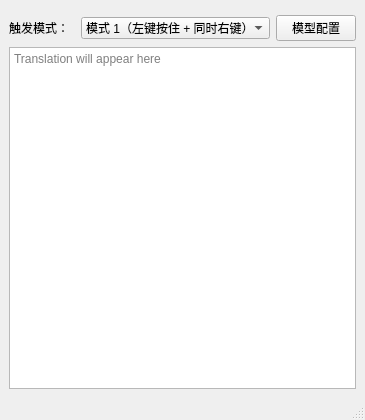
<?xml version="1.0" encoding="UTF-8"?>
<ui version="4.0">
 <class>MainWindow</class>
 <widget class="QMainWindow" name="MainWindow">
  <property name="geometry">
   <rect>
    <x>0</x>
    <y>0</y>
    <width>365</width>
    <height>420</height>
   </rect>
  </property>
  <property name="windowTitle">
   <string>Mini Translator</string>
  </property>
  <widget class="QWidget" name="centralwidget">
   <layout class="QVBoxLayout" name="verticalLayout">
    <item>
     <widget class="MyTextEdit" name="sourceTextEdit" native="true">
      <property name="placeholderText" stdset="0">
       <string>Enter text to translate...</string>
      </property>
     </widget>
    </item>
    <item>
     <layout class="QHBoxLayout" name="modeLayout">
      <item>
       <widget class="QLabel" name="modeLabel">
        <property name="text">
         <string>触发模式：</string>
        </property>
       </widget>
      </item>
      <item>
       <widget class="QComboBox" name="modeComboBox">
        <item>
         <property name="text">
          <string>模式 1（左键按住 + 同时右键）</string>
         </property>
        </item>
        <item>
         <property name="text">
          <string>模式 2（暂不支持）</string>
         </property>
        </item>
       </widget>
      </item>
      <item>
       <widget class="QPushButton" name="modelConfigButton">
        <property name="text">
         <string>模型配置</string>
        </property>
       </widget>
      </item>
     </layout>
    </item>
    <item>
     <widget class="QTextEdit" name="resultTextEdit">
      <property name="readOnly">
       <bool>true</bool>
      </property>
      <property name="placeholderText">
       <string>Translation will appear here</string>
      </property>
     </widget>
    </item>
   </layout>
  </widget>
  <widget class="QStatusBar" name="statusbar"/>
 </widget>
 <customwidgets>
  <customwidget>
   <class>MyTextEdit</class>
   <extends>QWidget</extends>
   <header>mytextedit.h</header>
  </customwidget>
 </customwidgets>
 <resources/>
 <connections/>
</ui>
